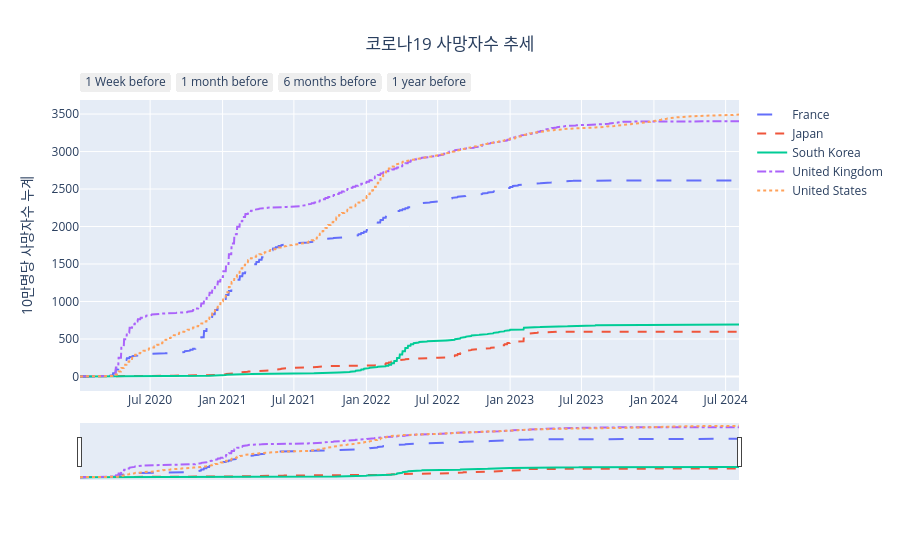

The notebook cell saved with this chart:
### Code cell
fig = go.Figure()

### Error Fixed part
nations = {
    'South Korea': 'solid',
    'United States': 'dot',
    'Japan': 'dash',
    'United Kingdom': 'dashdot',
    'France': 'longdash'
}

for location, group in df_covid19_5.groupby('location'):
    fig.add_trace(go.Scatter(
        mode = 'lines',
        x = group['date'],
        y = group['total_deaths_per_million'],
        line = dict(dash = nations[location]),
        name = location,
        connectgaps = True))

fig.update_layout(
    title = dict(text = '코로나19 사망자수 추세', x = 0.5),
    xaxis = dict(title = '', spikemode = 'across',
    ## rangeslider
    rangeslider = dict(visible = True),
    rangeselector = dict(
                     buttons = list([
                         dict(count = 7,
                              label = '1 Week before',
                              step = 'day',
                              stepmode = "backward"),
                         dict(count = 1,
                              label = '1 month before',
                              step = 'month',
                              stepmode = "backward"),
                         dict(count  = 6,
                              label = '6 months before',
                              step = "month",
                              stepmode = "backward"),
                         dict(count = 1,
                              label = '1 year before',
                              step = "year",
                              stepmode = "backward")
    ]))),
    yaxis = dict(title = '10만명당 사망자수 누계', spikemode = 'toaxis'),
    hovermode = "x unified"
)

fig.show()

### Figure 1 — Plotly figure (JSON) as saved in the notebook; plotly's stock layout.template omitted (floating-point values rounded to 4 significant figures; data arrays with more than 128 entries replaced by an {"elided": "..."} marker saying what was removed)
{"data": [{"connectgaps": true, "line": {"dash": "longdash"}, "mode": "lines", "name": "France", "type": "scatter", "x": {"elided": "1674 str values"}, "y": {"elided": "1674 float values"}}, {"connectgaps": true, "line": {"dash": "dash"}, "mode": "lines", "name": "Japan", "type": "scatter", "x": {"elided": "1674 str values"}, "y": {"elided": "1674 float values"}}, {"connectgaps": true, "line": {"dash": "solid"}, "mode": "lines", "name": "South Korea", "type": "scatter", "x": {"elided": "1674 str values"}, "y": {"elided": "1674 float values"}}, {"connectgaps": true, "line": {"dash": "dashdot"}, "mode": "lines", "name": "United Kingdom", "type": "scatter", "x": {"elided": "1674 str values"}, "y": {"elided": "1674 float values"}}, {"connectgaps": true, "line": {"dash": "dot"}, "mode": "lines", "name": "United States", "type": "scatter", "x": {"elided": "1674 str values"}, "y": {"elided": "1674 float values"}}], "layout": {"hovermode": "x unified", "title": {"text": "코로나19 사망자수 추세", "x": 0.5}, "xaxis": {"rangeselector": {"buttons": [{"count": 7, "label": "1 Week before", "step": "day", "stepmode": "backward"}, {"count": 1, "label": "1 month before", "step": "month", "stepmode": "backward"}, {"count": 6, "label": "6 months before", "step": "month", "stepmode": "backward"}, {"count": 1, "label": "1 year before", "step": "year", "stepmode": "backward"}]}, "rangeslider": {"visible": true}, "spikemode": "across", "title": {"text": ""}}, "yaxis": {"spikemode": "toaxis", "title": {"text": "10만명당 사망자수 누계"}}}}
